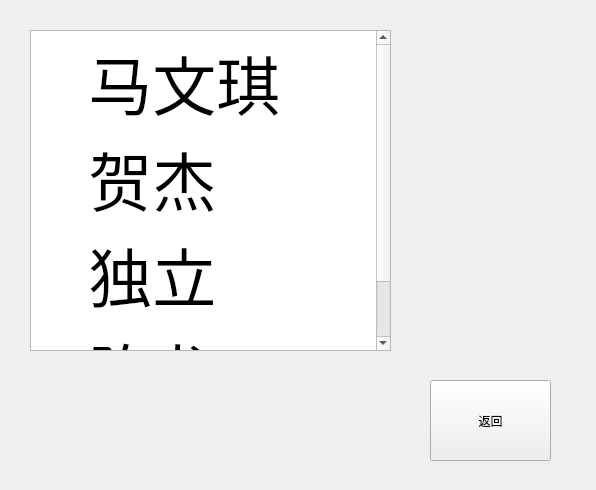
<?xml version="1.0" encoding="UTF-8"?>
<ui version="4.0">
 <class>widget5</class>
 <widget class="QWidget" name="widget5">
  <property name="geometry">
   <rect>
    <x>0</x>
    <y>0</y>
    <width>596</width>
    <height>490</height>
   </rect>
  </property>
  <property name="windowTitle">
   <string>Form</string>
  </property>
  <widget class="QTextEdit" name="textEdit">
   <property name="geometry">
    <rect>
     <x>30</x>
     <y>30</y>
     <width>361</width>
     <height>321</height>
    </rect>
   </property>
   <property name="styleSheet">
    <string notr="true">font: 26pt &quot;Arial&quot;;</string>
   </property>
   <property name="html">
    <string>&lt;!DOCTYPE HTML PUBLIC &quot;-//W3C//DTD HTML 4.0//EN&quot; &quot;http://www.w3.org/TR/REC-html40/strict.dtd&quot;&gt;
&lt;html&gt;&lt;head&gt;&lt;meta name=&quot;qrichtext&quot; content=&quot;1&quot; /&gt;&lt;style type=&quot;text/css&quot;&gt;
p, li { white-space: pre-wrap; }
&lt;/style&gt;&lt;/head&gt;&lt;body style=&quot; font-family:'Arial'; font-size:26pt; font-weight:400; font-style:normal;&quot;&gt;
&lt;p style=&quot; margin-top:0px; margin-bottom:0px; margin-left:0px; margin-right:0px; -qt-block-indent:0; text-indent:0px;&quot;&gt;&lt;span style=&quot; font-family:'SimSun'; font-size:48pt;&quot;&gt;   马文琪&lt;/span&gt;&lt;/p&gt;
&lt;p style=&quot; margin-top:0px; margin-bottom:0px; margin-left:0px; margin-right:0px; -qt-block-indent:0; text-indent:0px;&quot;&gt;&lt;span style=&quot; font-family:'SimSun'; font-size:48pt;&quot;&gt;   贺杰&lt;/span&gt;&lt;/p&gt;
&lt;p style=&quot; margin-top:0px; margin-bottom:0px; margin-left:0px; margin-right:0px; -qt-block-indent:0; text-indent:0px;&quot;&gt;&lt;span style=&quot; font-family:'SimSun'; font-size:48pt;&quot;&gt;   独立	&lt;/span&gt;&lt;/p&gt;
&lt;p style=&quot; margin-top:0px; margin-bottom:0px; margin-left:0px; margin-right:0px; -qt-block-indent:0; text-indent:0px;&quot;&gt;&lt;span style=&quot; font-family:'SimSun'; font-size:48pt;&quot;&gt;   陈龙&lt;/span&gt;&lt;/p&gt;&lt;/body&gt;&lt;/html&gt;</string>
   </property>
  </widget>
  <widget class="QPushButton" name="pushButton">
   <property name="geometry">
    <rect>
     <x>430</x>
     <y>380</y>
     <width>121</width>
     <height>81</height>
    </rect>
   </property>
   <property name="text">
    <string>返回</string>
   </property>
  </widget>
 </widget>
 <resources/>
 <connections/>
</ui>
